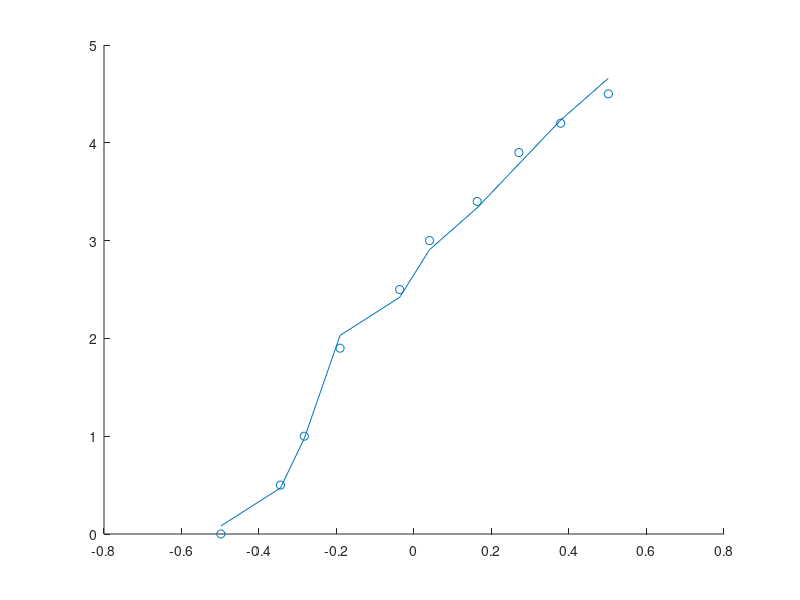

The MATLAB script that drew this image:
clear all
%% /Users/rafiul_rasel/Desktop/Machine_Learning/LinearRegression/MultiVariable


y = [0; 0.5; 1; 1.9; 2.5; 3; 3.4; 3.9; 4.2; 4.5];
len = length(y);
x = [1; 1; 1; 1; 1; 1; 1; 1; 1; 1;];
x = [x, [1; 2; 2.4; 3; 4; 4.5; 5.3; 6; 6.7; 7.5]];
x = [x, [0; 1; 2; 4; 5; 6; 7; 8; 9; 10]];


%% feature
for i=2:length(x(1,:))
x(:,i) = (x(:,i) - mean(x(:,i)))/(max(x(:,i))-min(x(:,i)));
end



t = zeros(1,length(x(1,:))).';
ts = t;
al = 1;

count = 1;

%% cost function J(t0, t1) = 1/2m * sum((t0+t1x - y)^2)
%% th_j = th_j - alpha*1/m sum((th^T*x_j-y).*x_j)

J = [];
count = 1;
while(1)
Jcost(1) = 1/(2*len)*sum((x*t-y).^2);
for i=1:length(t)
delta = (1/len)*sum((x*t-y).*x(:,i));
ts(i) = t(i) - al*delta;
end

t = ts;
Jcost(2) = 1/(2*len)*sum((x*t-y).^2);

%% J(count) = 1/(2*len)*sum((t*x-y).^2);
count = count+1;
if(abs(Jcost(1)-Jcost(2))<1e-10)
break;
end
end


disp(1);
scatter(x(:,2),y); hold on;
y1 = x*t;

plot(x(:,2), y1); hold off;






